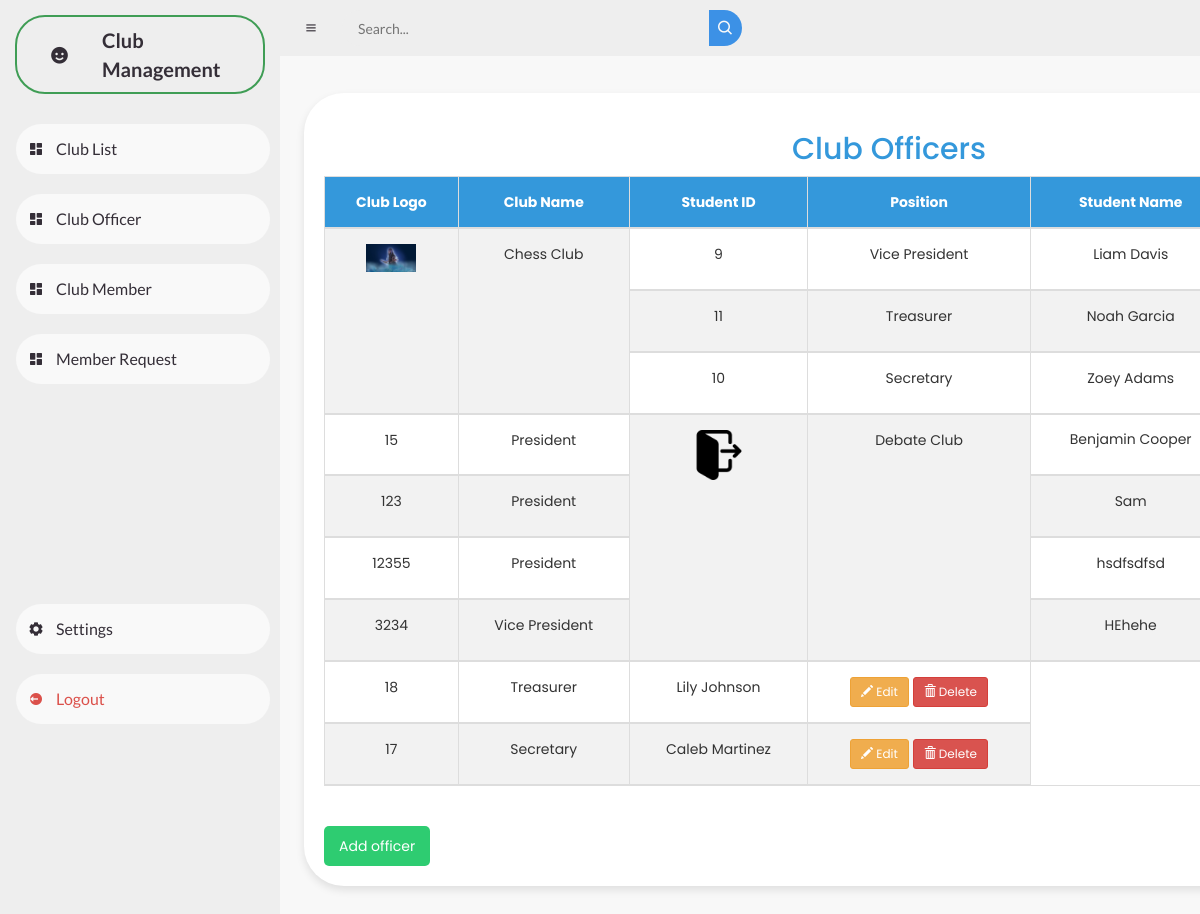
Page /clubofficer.php on the earlier database version.
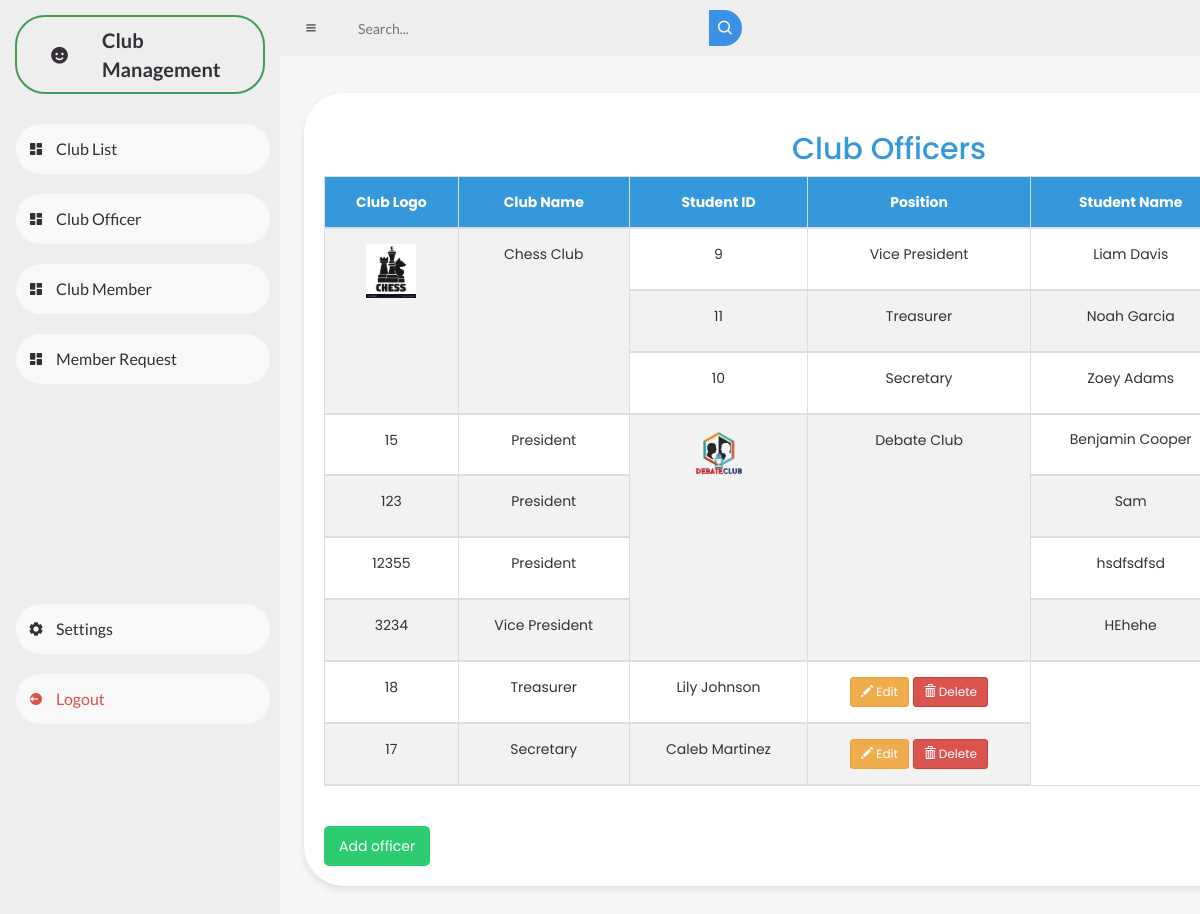
Same page on the later database version.
### tables this page shows
CREATE TABLE `clubofficers` (
  `ClubID` int(11) NOT NULL,
  `StudentID` int(11) NOT NULL,
  `Position` varchar(50) NOT NULL,
  `StudentName` varchar(50) NOT NULL
);

CREATE TABLE `clubs` (
  `ClubID` int(11) NOT NULL,
  `ClubLogo` varchar(255) NOT NULL,
  `ClubName` varchar(255) NOT NULL,
  `Status` enum('Accredited','Not Accredited') NOT NULL DEFAULT 'Not Accredited'
);

### clubofficer.php (the view, shortened to what this page needs)
<?php
include("db.php");
?>
<!DOCTYPE html>
<html lang="en">
<head>
    <link href='https://unpkg.com/boxicons@2.0.9/css/boxicons.min.css' rel='stylesheet'>
    <link rel="stylesheet" href="dash.css">
    <link rel="stylesheet" href="https://maxcdn.bootstrapcdn.com/bootstrap/3.4.1/css/bootstrap.min.css">
    <link rel="stylesheet" href="https://cdn.datatables.net/1.10.20/css/dataTables.bootstrap.min.css">
    <link href="https://cdn.jsdelivr.net/npm/remixicon@2.5.0/fonts/remixicon.css" rel="stylesheet">
</head>
<body>
    <section id="sidebar">
        <a href="#" class="brand">
            <i class='bx bxs-smile'></i>
            <span class="text">Club Management</span>
        </a>
        <ul class="side-menu top">
            <li>
                <a href="index.php">
                    <i class='bx bxs-dashboard'></i>
                    <span class="text">Club List</span>
                </a>
            </li>
            <li>
                <a href="clubofficer.php">
                    <i class='bx bxs-dashboard'></i>
                    <span class="text">Club Officer</span>
                </a>
            </li>
            <li>
                <a href="clubmembers.php">
                    <i class='bx bxs-dashboard'></i>
                    <span class="text">Club Member</span>
                </a>
            </li>
            <li>
                <a href="memreq.php">
                    <i class='bx bxs-dashboard'></i>
                    <span class="text">Member Request</span>
                </a>
            </li>
        </ul>
        <ul class="side-menu">
            <li>
                <a href="#">
                    <i class='bx bxs-cog'></i>
                    <span class="text">Settings</span>
                </a>
            </li>
            <li>
                <a href="userclublist.php" class="logout">
                    <i class='bx bxs-log-out-circle'></i>
                    <span class="text">Logout</span>
                </a>
            </li>
        </ul>
    </section>
    <section id="content">
        <nav>
            <i class='bx bx-menu'></i>
            <form action="#">
                <div class="form-input">
                    <input type="search" placeholder="Search...">
                    <button type="submit" class="search-btn"><i class='bx bx-search'></i></button>
                </div>
            </form>
        </nav>
        <main class="main-content">
            <div class="container">
                <h2 style="text-align: center; color: #3498db;">Club Officers</h2>
                <table id="exampleTable" class="table table-striped table-bordered">
                <thead id="thead">
                    <tr>
                        <th>Club Logo</th>
                        <th>Club Name</th>
                        <th>Student ID</th>
                        <th>Position</th>
                        <th>Student Name</th>
                    </tr>
                </thead>
                <tbody id="tbody">
                    <?php
                    $sql = "SELECT clubofficers.ClubID, clubs.ClubLogo, clubs.ClubName, clubofficers.StudentID, clubofficers.Position, clubofficers.StudentName
                            FROM clubofficers
                            INNER JOIN clubs ON clubofficers.ClubID = clubs.ClubID
                            ORDER BY clubofficers.ClubID,
                                     CASE
                                        WHEN clubofficers.Position = 'President' THEN 1
                                        WHEN clubofficers.Position = 'Vice President' THEN 2
                                        WHEN clubofficers.Position = 'Treasurer' THEN 3
                                        WHEN clubofficers.Position = 'Secretary' THEN 4
                                        ELSE 5
                                     END,
                                     clubofficers.StudentID";
                    $result = $conn->query($sql);
                    if ($result->num_rows > 0) {
                        $prevClubID = '';
                        while ($row = $result->fetch_assoc()) {
                            if ($row["ClubID"] !== $prevClubID) {
                                echo '<tr>
                                        <td rowspan="5"><img src="' . $row["ClubLogo"] . '" alt="Club Logo" width="50"></td>
                                        <td rowspan="5">' . $row["ClubName"] . '</td>';
                            }
                            echo '<tr>
                                    <td>' . $row["StudentID"] . '</td>
                                    <td>' . $row["Position"] . '</td>
                                    <td>' . $row["StudentName"] . '</td>
                                    <td>
                                <a href="editclubofficers.php?StudentID=' . $row["StudentID"] . '" class="btn btn-warning btn-sm"><i class="glyphicon glyphicon-pencil"></i> Edit </a>
                                <a href="detele_officer.php?StudentID=' . $row["StudentID"] . '" class="btn btn-danger btn-sm"><i class="glyphicon glyphicon-trash"></i> Delete </a>
                            </td>
                                </tr>';
                            $prevClubID = $row["ClubID"];
                        }
                        echo "</table>";
                        echo '<button class="add-officer-btn" onclick="location.href=\'add_officer.php\';">Add officer</button>';
                    } else {
                        echo '<tr><td colspan="5" style="text-align: center;">No data available</td></tr>';
                    }
                    ?>
        </div>
    </main>
</body>
</html>

### dash.css (style rules this page uses)
* { margin: 0; padding: 0; box-sizing: border-box; }
a { text-decoration: none; }
li { list-style: none; }
:root { --poppins: 'Poppins', sans-serif; --lato: 'Lato', sans-serif; --light: #F9F9F9; --blue: #3C91E6; --light-blue: #CFE8FF; --grey: #eee; --dark-grey: #AAAAAA; --dark: #342E37; --red: #DB504A; --yellow: #FFCE26; --light-yellow: #FFF2C6; --orange: #FD7238; --light-orange: #FFE0D3; }
html { overflow-x: hidden; }
body { background: var(--grey); overflow-x: hidden; }
#sidebar { position: fixed; top: 0; left: 0; width: 280px; height: 100%; background: var(--grey); z-index: 2000; font-family: var(--lato); transition: .3s ease; overflow-x: hidden; scrollbar-width: none; }
#sidebar .brand { font-size: 20px; font-weight: 700; height: 75px; display: flex; align-items: center; color: var(--dark); position: sticky; top: 0; left: 0; background: var(--webkit-scrollbar); z-index: 500; box-sizing: content-box; border: 2px solid rgb(63, 157, 85); border-radius: 30px; margin: 15px; }
#sidebar .brand .bx { min-width: 85px; display: flex; justify-content: center; }
#sidebar .side-menu { width: 100%; margin-bottom: 200px; margin-top: 20px; }
#sidebar .side-menu li { height: 70px; background: transparent; margin-left: 6px; border-radius: 48px 0 0 48px; padding: 10px; }
#sidebar .side-menu li a { width: 100%; height: 100%; background: var(--light); display: flex; align-items: center; border-radius: 48px; font-size: 16px; color: var(--dark); white-space: nowrap; overflow-x: hidden; }
#sidebar .side-menu li a.logout { color: var(--red); }
#sidebar .side-menu li a .bx { min-width: calc(60px - ((4px + 6px) * 2)); display: flex; justify-content: center; }
#content { position: relative; width: calc(100% - 280px); left: 280px; transition: .3s ease; }
#content nav { height: 56px; background: var(--grey); padding: 0 24px; display: flex; align-items: center; grid-gap: 24px; font-family: var(--lato); position: sticky; top: 0; left: 0; z-index: 1000; }
#content nav .bx.bx-menu { cursor: pointer; color: var(--dark); }
#content nav form { max-width: 400px; width: 100%; margin-right: auto; }
#content nav form .form-input { display: flex; align-items: center; height: 36px; }
#content nav form .form-input input { flex-grow: 1; padding: 0 16px; height: 100%; border: none; background: var(--grey); border-radius: 36px 0 0 36px; outline: none; width: 100%; color: var(--dark); }
#content nav form .form-input button { width: 36px; height: 100%; display: flex; justify-content: center; align-items: center; background: var(--blue); color: var(--light); font-size: 18px; border: none; outline: none; border-radius: 0 36px 36px 0; cursor: pointer; }
#content main { width: 100%; padding: 36px 24px; font-family: var(--poppins); max-height: calc(100vh - 56px); overflow-y: auto; }

### clubofficer.php (style rules this page uses)
body { background-color: #f8f8f8; font-family: 'Arial', sans-serif; }
.container { margin-top: 1px; background-color: #fff; padding: 20px; border-radius: 40px; box-shadow: 0 4px 8px rgba(0, 0, 0, 0.1); }
h2 { text-align: center; color: #3498db; }
#exampleTable { width: 100%; border-collapse: collapse; margin-top: 10px; }
#exampleTable th, #exampleTable td { padding: 15px; text-align: center; border-bottom: 2px solid #ddd; }
#exampleTable th { background-color: #3498db; color: white; }
#exampleTable tbody tr:nth-child(odd) { background-color: #f2f2f2; }
.add-officer-btn { background-color: #2ecc71; color: white; border: none; padding: 10px 15px; border-radius: 5px; cursor: pointer; margin-top: 20px; }

Differences in the rows shown:
changed through a linked row, clubofficers "Liam Davis": ClubID.ClubLogo: a different picture
changed through a linked row, clubofficers "Benjamin Cooper": ClubID.ClubLogo: a different picture
